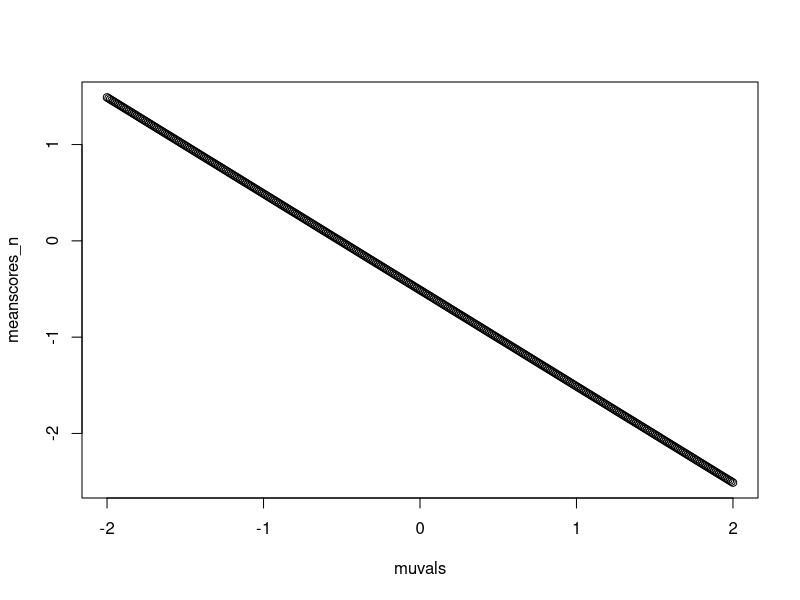
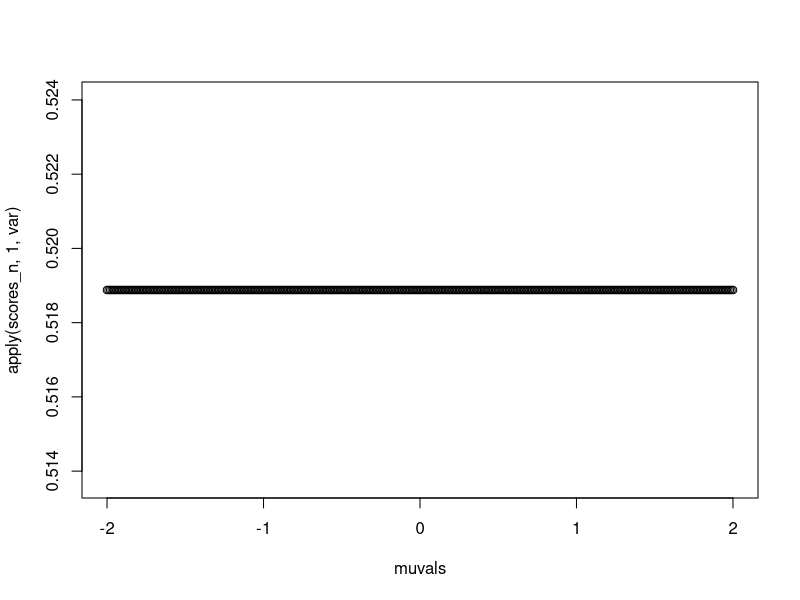

The R source for these figures, in order:

# numerical simulations of the 'score' statistics
# for 2017 reading group on complexity


lBinom <- function(x,p,n){
  L = (n-x)*log(1-p)+x*log(p)+log(choose(n,x));
}

# score = dtheta (L(theta,x))
scoreBinom <- function(x,p,n){
  (n*p-x)/(p*(p-1))
}


n=25;
Nsims= 1000;
ptrue=.5;
simdata_binom <- rbinom(Nsims, n, ptrue);
pvals = seq(0,1,.01);

scores_binom = c()

for (j in 1:Nsims){
  obs <- simdata_binom[j]
  s = scoreBinom(obs,pvals,n)
  scores_binom = cbind2(scores_binom, s)
}

meanscores_binom = rowMeans(scores_binom)
#plot(pvals, meanscores_binom)
  


#################

scoreGamma <- function(x,alpha){
  log(x)-digamma(alpha)
}

alphavals=seq(0,1,.1);
alphatrue=1.5;
simdata_gamma <- rgamma(Nsims, alphatrue);

scores_gamma = c()

for (j in 1:Nsims){
  obs <- simdata_gamma[j]
  s = scoreGamma(obs,alphavals)
  scores_gamma = cbind2(scores_gamma, s)
}


meanscores_gamma = rowMeans(scores_gamma)
#plot(alphavals, meanscores_gamma)



## ####################

Nsims <- 25;
mutrue = -0.5;
sigmatrue = 1;
muvals = seq(-2,2,.01)

scoreNormal <- function(x,mu){
    x-mu
}

simdata_n  <- rnorm(Nsims,mutrue,sigmatrue)
scores_n = c()

for (j in 1:Nsims){
    obs <- simdata_n[j]
    s = scoreNormal(obs,muvals)
    scores_n = cbind2(scores_n, s)
}


meanscores_n = rowMeans(scores_n)
plot(muvals, meanscores_n)

RowVar <- function(x) {
  rowSums((x - rowMeans(x))^2)/(dim(x)[2] - 1)
}

plot(muvals, apply(scores_n,1,var))
